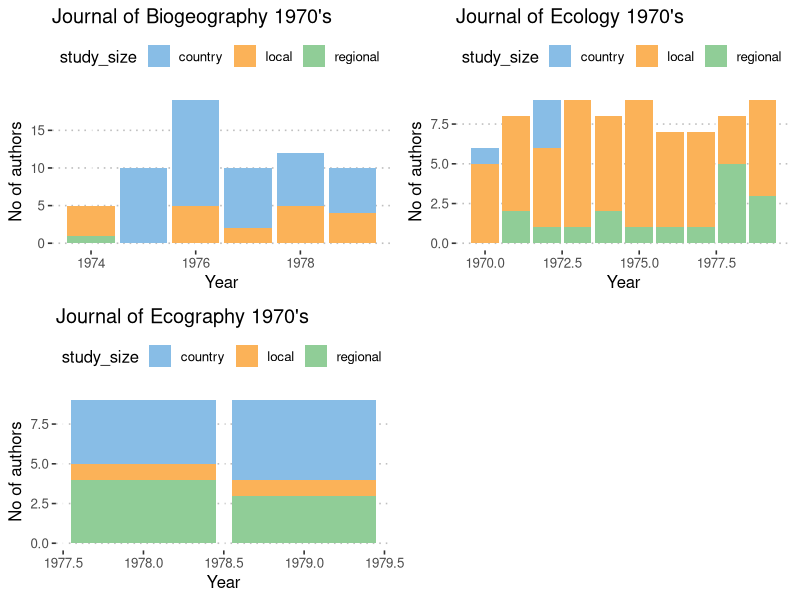
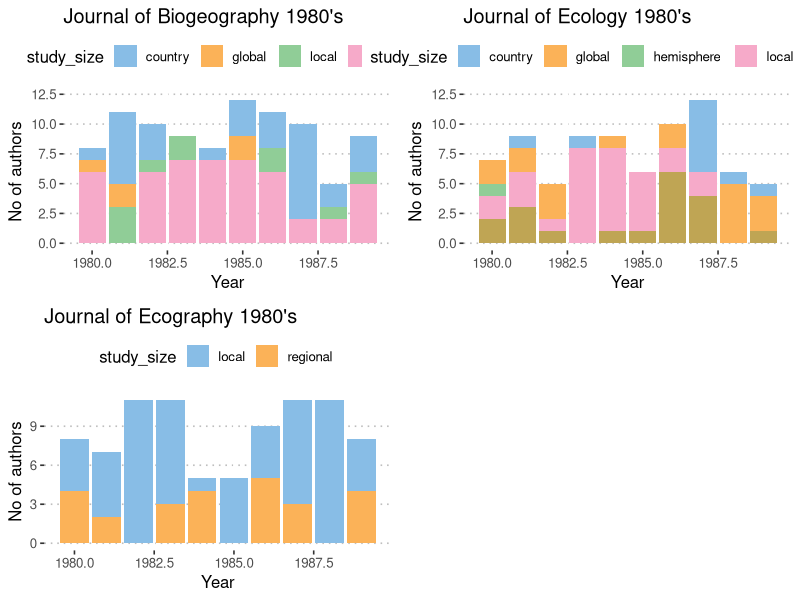
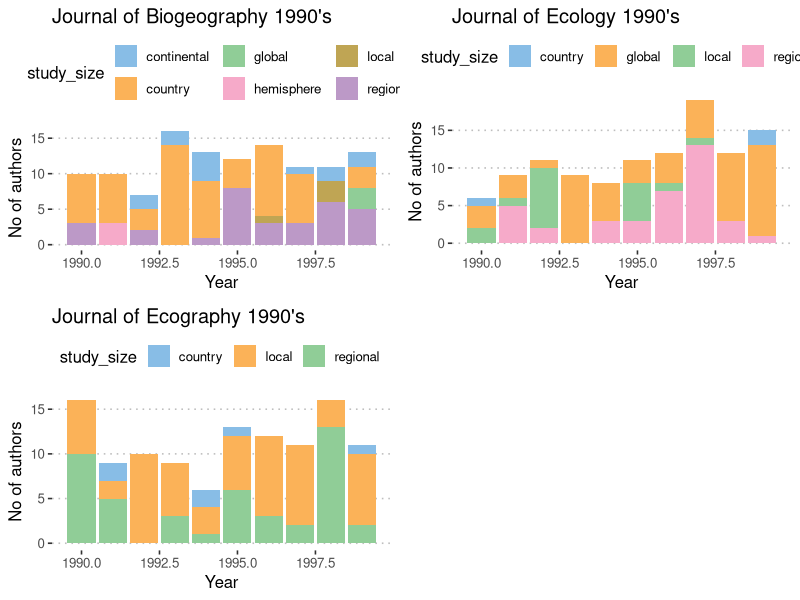
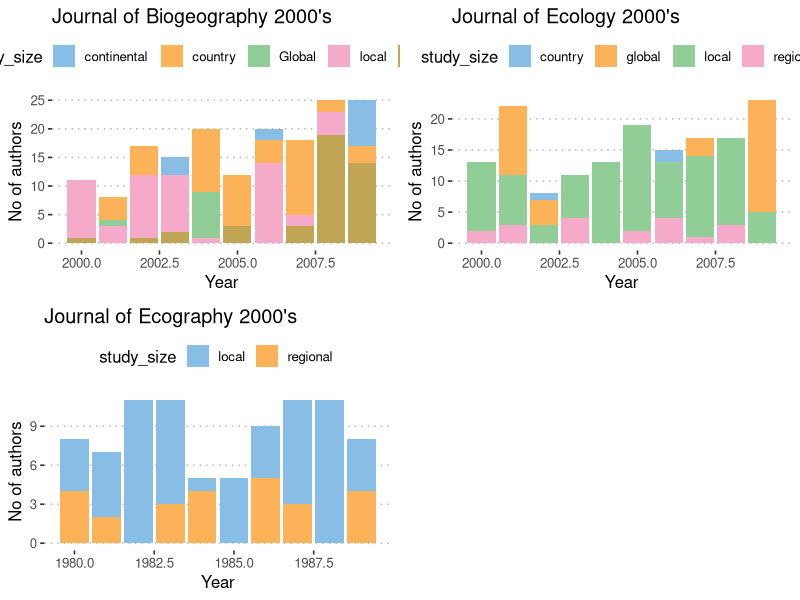

Generate these figures, in order, with R: (Note: this script raises an error after producing the figures.)
## ---- chunk 1
library(tidyverse)
library(ggpubr)
library(RColorBrewer)
library(ggthemes)
## ---- chunk 2
# Journal_data <- read_csv("Data/Journal_data.csv")
Ecology_1970s <- read_csv("Data/Ecology_1970s.csv")
Biogeography_1970s<- read_csv("Data/1970_Biogeography.csv")
Ecography_1970s <- read_csv("Data/1970_Ecography.csv")
## ---- chunk 3
plot1 <- ggplot(Biogeography_1970s, aes(x = year, y = No_of_authors)) +
  geom_col(aes(fill = study_size)) +
labs(x = "Year", y = "No of authors", colour = "study area") + 
theme(legend.position = "bottom") +
ggtitle("Journal of Biogeography 1970's") +
  theme_pubclean() + scale_color_few() +
  scale_fill_few()

plot2 <- ggplot(Ecology_1970s, aes(x = year, y = No_of_authors)) +
  geom_col(aes(fill = study_size)) +
labs(x = "Year", y = "No of authors", colour = "study area") + 
theme(legend.position = "bottom") +
ggtitle("Journal of Ecology 1970's") +
theme_pubclean() + scale_color_few() +
  scale_fill_few()

plot3 <- ggplot(Ecography_1970s, aes(x = year, y = No_of_authors)) +
  geom_col(aes(fill = study_size)) +
labs(x = "Year", y = "No of authors", colour = "study area") + 
theme(legend.position = "bottom") +
ggtitle("Journal of Ecography 1970's") +
theme_pubclean() + scale_color_few() +
  scale_fill_few()

combined_1970s <- ggarrange(plot1, plot2, plot3,
          ncol = 2, nrow = 2)
combined_1970s
## ---- chunk 4
JD_1980 <- read_csv("Data/JD_1980.csv")
## ---- chunk 5
JD_biogeography <- JD_1980 %>% 
  filter(journal == "biogeography")

graph1 <- ggplot(JD_biogeography, aes(x = year, y = no_of_authors)) +
  geom_col(aes(fill = study_size)) +
labs(x = "Year", y = "No of authors", colour = "study area") + 
theme(legend.position = "bottom") +
ggtitle("Journal of Biogeography 1980's") +
  theme_pubclean() + scale_color_few() +
  scale_fill_few()

JD_ecology <- JD_1980 %>% 
  filter(journal == "ecology")

graph2 <- ggplot(JD_ecology, aes(x = year, y = no_of_authors)) +
  geom_col(aes(fill = study_size)) +
labs(x = "Year", y = "No of authors", colour = "study area") + 
theme(legend.position = "bottom") +
ggtitle("Journal of Ecology 1980's") +
theme_pubclean() + scale_color_few() +
  scale_fill_few()

JD_ecography <- JD_1980 %>% 
  filter(journal == "ecography")

graph3 <- ggplot(JD_ecography, aes(x = year, y = no_of_authors)) +
  geom_col(aes(fill = study_size)) +
labs(x = "Year", y = "No of authors", colour = "study area") + 
theme(legend.position = "bottom") +
ggtitle("Journal of Ecography 1980's") +
theme_pubclean() + scale_color_few() +
  scale_fill_few()

combined_1980s <- ggarrange(graph1, graph2, graph3,
          ncol = 2, nrow = 2)
combined_1980s
## ---- chunk 6
# normality_test_1980 <- JD_1980 %>% 
#   group_by(year) %>% 
#   summarise(norm_authors = as.numeric(shapiro.test(no_of_authors)[2]))
# 
# # P value appears to be less than 0.05
# # data is not normally distributed
## ---- chunk 7
JD_1990 <- read_csv("Data/JD_1990.csv") # Excluding matthews data
## ---- chunk 8
JD_bio1990 <- JD_1990 %>% 
  filter(journal == "Biogeography")

gr1 <- ggplot(JD_bio1990, aes(x = year, y = no_of_authors)) +
  geom_col(aes(fill = study_size)) +
labs(x = "Year", y = "No of authors", colour = "study area") + 
theme(legend.position = "bottom") +
ggtitle("Journal of Biogeography 1990's") +
  theme_pubclean() + scale_color_few() +
  scale_fill_few()

JD_eco1990 <- JD_1990 %>% 
  filter(journal == "Ecology")

gr2 <- ggplot(JD_eco1990, aes(x = year, y = no_of_authors)) +
  geom_col(aes(fill = study_size)) +
labs(x = "Year", y = "No of authors", colour = "study area") + 
theme(legend.position = "bottom") +
ggtitle("Journal of Ecology 1990's") +
theme_pubclean() + scale_color_few() +
  scale_fill_few()

JD_ecog1990 <- JD_1990 %>% 
  filter(journal == "Ecography")

gr3 <- ggplot(JD_ecog1990, aes(x = year, y = no_of_authors)) +
  geom_col(aes(fill = study_size)) +
labs(x = "Year", y = "No of authors", colour = "study area") + 
theme(legend.position = "bottom") +
ggtitle("Journal of Ecography 1990's") +
theme_pubclean() + scale_color_few() +
  scale_fill_few()

combined_1990s <- ggarrange(gr1, gr2, gr3,
          ncol = 2, nrow = 2)
combined_1990s
## ---- chunk 9
# normality_test_1990 <- JD_1990 %>% 
#   group_by(year) %>% 
#  summarise(norm_authors = as.numeric(shapiro.test(no_of_authors)[2]))

# # P value appears to be less than 0.05
# # data appears to be not normally distributed
## ---- chunk 10
JD_2000 <- read_csv("Data/JD_2000.csv")
## ---- chunk 11
JD_bio <- JD_2000 %>% 
  filter(journal == "Biogeography")

g1 <- ggplot(JD_bio, aes(x = year, y = no_of_authors)) +
  geom_col(aes(fill = study_size)) +
labs(x = "Year", y = "No of authors", colour = "study area") + 
theme(legend.position = "bottom") +
ggtitle("Journal of Biogeography 2000's") +
  theme_pubclean() + scale_color_few() +
  scale_fill_few()

JD_eco <- JD_2000 %>% 
  filter(journal == "Ecology")

g2 <- ggplot(JD_eco, aes(x = year, y = no_of_authors)) +
  geom_col(aes(fill = study_size)) +
labs(x = "Year", y = "No of authors", colour = "study area") + 
theme(legend.position = "bottom") +
ggtitle("Journal of Ecology 2000's") +
theme_pubclean() + scale_color_few() +
  scale_fill_few()

JD_ecog <- JD_2000 %>% 
  filter(journal == "Ecography")

g3 <- ggplot(JD_ecography, aes(x = year, y = no_of_authors)) +
  geom_col(aes(fill = study_size)) +
labs(x = "Year", y = "No of authors", colour = "study area") + 
theme(legend.position = "bottom") +
ggtitle("Journal of Ecography 2000's") +
theme_pubclean() + scale_color_few() +
  scale_fill_few()

combined_2000s <- ggarrange(g1, g2, g3,
          ncol = 2, nrow = 2)
combined_2000s
## ---- chunk 12
#  normality_test_2000 <- JD_2000 %>% 
#    group_by(year) %>% 
#   summarise(norm_authors = as.numeric(shapiro.test(no_of_authors)[2]))
# # 
# # # P value appears to be less than 0.05
# # # data appears to be normally distributed
## ---- chunk 13
Combined_authors <- read_csv("Data/Combined_authors.csv")
## ---- chunk 14
normality_test <- Combined_authors %>% 
  group_by(year) %>% 
  summarise(norm_authors = as.numeric(shapiro.test(no_of_authors)[2]))
## ---- chunk 15
homo <- Combined_authors %>% 
  group_by(year) %>% 
  summarise(auth_var = var(no_of_authors))
## ---- chunk 16
compare_means(no_of_authors ~ year, data = Combined_authors, method = "t.test")

compare_means(no_of_authors ~ year , data = Combined_authors, method = "t.test", alternative = "two.sided")
## ---- chunk 17
Journal_data <- as_tibble(Journal_data)
Journal_data
head(Journal_data)
tail(Journal_data)
summary(Journal_data)
Journal_data %>%
  summarise(mean_Authors =mean(No_of_authors, na.rm = TRUE))
